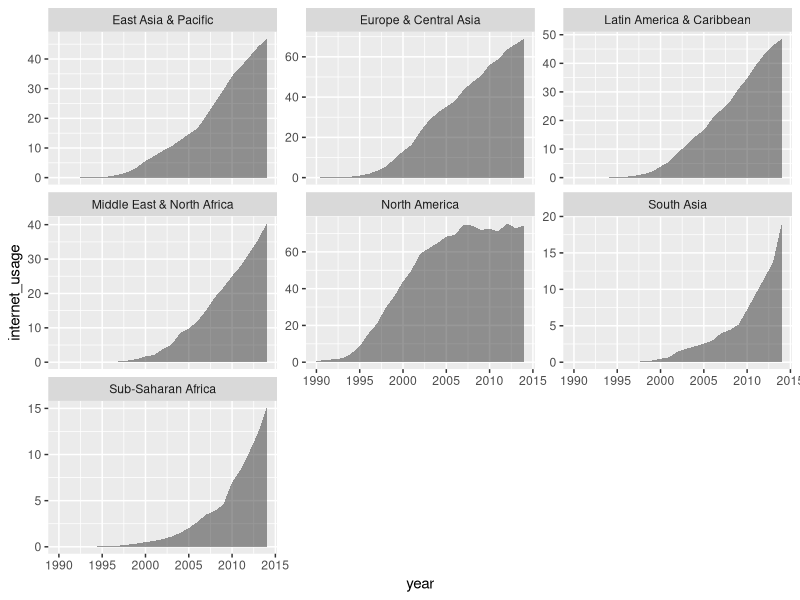

Reproduce this figure in R. (Note: this script raises an error after producing the figure.)
library(tidyverse)

world_bank_areas <- read_csv("data/world_bank_areas.csv")

internet_usage <- world_bank_areas %>% 
  drop_na(internet_usage) %>% 
  filter(area != "World", year < 2015)

internet_usage %>% 
  ggplot(aes(x = year,
             y = internet_usage)) + 
  geom_area(alpha = .5) +
  facet_wrap(vars(area), scales = "free_y")


# Extreme example of free scale -------------------------------------------
(long_wb_data <- world_bank_income %>% 
   filter(year == 2016) %>% 
   select(income_group, birth_rate, population_total, gdp_per_capita) %>% 
   pivot_longer(cols = birth_rate:gdp_per_capita,
                values_to = "dat",
                names_to = "strange_variable"))

ggplot(long_wb_data, aes(x = income_group, y = dat)) +
  geom_col() +
  facet_wrap(~ strange_variable, scales = "free_y")
